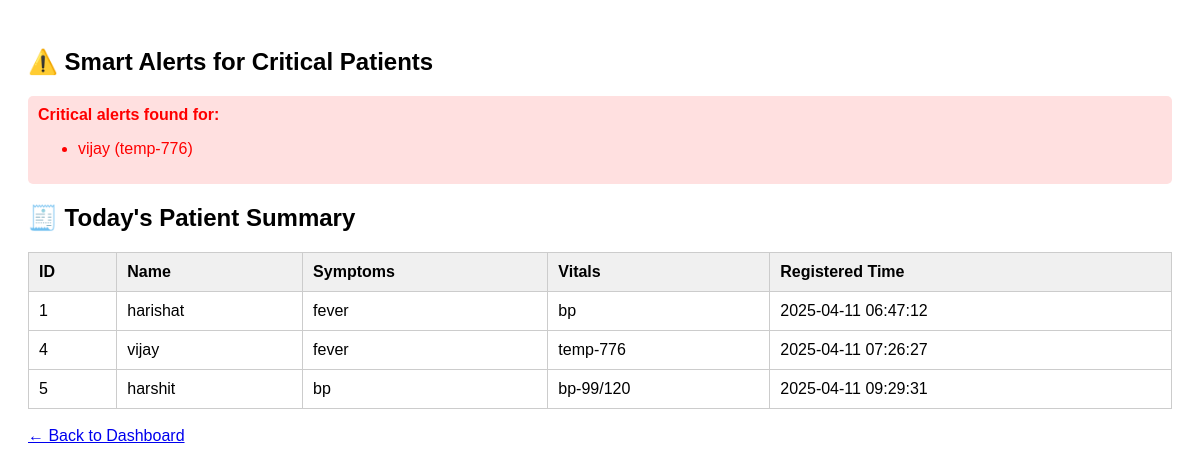
Page /smart_alerts.php (signed in) on the committed database.
### tables this page shows
CREATE TABLE `patients` (
  `id` int(11) NOT NULL,
  `doctor_id` int(11) DEFAULT NULL,
  `name` varchar(100) DEFAULT NULL,
  `age` int(11) DEFAULT NULL,
  `gender` varchar(10) DEFAULT NULL,
  `symptoms` text DEFAULT NULL,
  `vitals` text DEFAULT NULL,
  `created_at` timestamp NOT NULL DEFAULT current_timestamp()
);

### smart_alerts.php (the view, shortened to what this page needs)
<?php
$doctor_id = $_SESSION['doctor_id'];
$conn = new mysqli("localhost", "root", "", "smart_care_assistant");
$today = date("Y-m-d");
$stmt = $conn->prepare("SELECT * FROM patients WHERE doctor_id = ? AND DATE(created_at) = ?");
$stmt->bind_param("is", $doctor_id, $today);
$stmt->execute();
$today_patients = $stmt->get_result();
$critical_patients = [];
foreach ($today_patients as $row) {
    $vitals = strtolower($row['vitals']);
    $critical = false;
    if (strpos($vitals, 'temp') !== false && preg_match('/temp[^\d]*(\d{2,3})/', $vitals, $temp)) {
        if ((int)$temp[1] > 102) $critical = true;
    }
    if ($critical) $critical_patients[] = $row;
}
?>
<!DOCTYPE html>
<html>
<head>
</head>
<body>
<h2>⚠️ Smart Alerts for Critical Patients</h2>
<?php if (count($critical_patients) > 0): ?>
    <div class="alert">
        <strong>Critical alerts found for:</strong><br>
        <ul>
            <?php foreach ($critical_patients as $p): ?>
                <li><?= htmlspecialchars($p['name']) ?> (<?= $p['vitals'] ?>)</li>
            <?php endforeach; ?>
        </ul>
    </div>
<?php else: ?>
    <p>No critical vitals detected today. ✅</p>
<?php endif; ?>
<h2>🧾 Today's Patient Summary</h2>
<table>
    <tr>
        <th>ID</th><th>Name</th><th>Symptoms</th><th>Vitals</th><th>Registered Time</th>
    </tr>
    <?php foreach ($today_patients as $p): ?>
        <tr>
            <td><?= $p['id'] ?></td>
            <td><?= htmlspecialchars($p['name']) ?></td>
            <td><?= htmlspecialchars($p['symptoms']) ?></td>
            <td><?= htmlspecialchars($p['vitals']) ?></td>
            <td><?= $p['created_at'] ?></td>
        </tr>
    <?php endforeach; ?>
</table>
<br>
<a href="dashboard.php">← Back to Dashboard</a>
</body>
</html>

### smart_alerts.php (style rules this page uses)
body { font-family: Arial; padding: 20px; }
table { width: 100%; border-collapse: collapse; margin-top: 15px; }
th, td { border: 1px solid #ccc; padding: 10px; text-align: left; }
th { background-color: #f0f0f0; }
.alert { background-color: #ffe0e0; color: red; padding: 10px; border-radius: 5px; }

### rows in the picture
patients: name "vijay", vitals "temp-776", id "4", symptoms "fever", created_at "2025-04-11 07:26:27"
patients: id "1", name "harishat", symptoms "fever", vitals "bp", created_at "2025-04-11 06:47:12"
patients: id "5", name "harshit", symptoms "bp", vitals "bp-99/120", created_at "2025-04-11 09:29:31"
